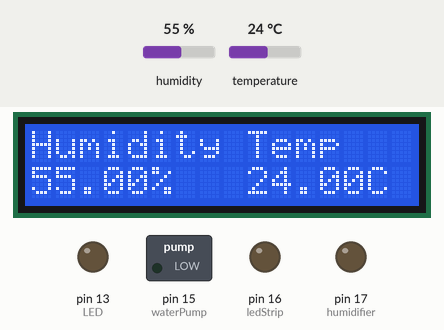
The sketch below on a simulated Arduino Uno, built with avr-gcc and run on an emulated ATmega328P. Shown: 16×2 character LCD, switched loads named in the sketch (green lamp = pin HIGH), output pins drawn as LEDs (lit = HIGH). Inputs (shaded band) come from the test bench; at power-on: temperature 24 °C, humidity 55 %.

Above: at 1.2 s.
1.3 s: temperature set to 0 °C
At 3.4 s:
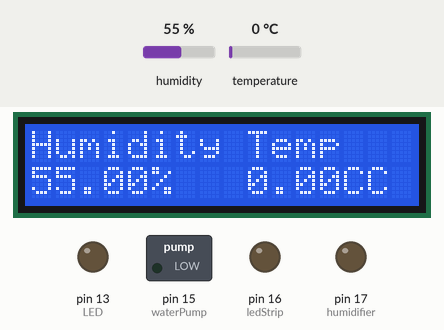
4.5 s: humidity set to 22 %
At 7.6 s:
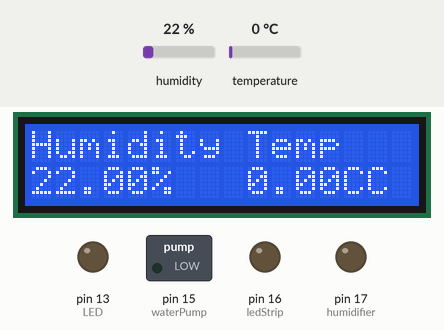
8.5 s: humidity set to 40 %
At 11.8 s:
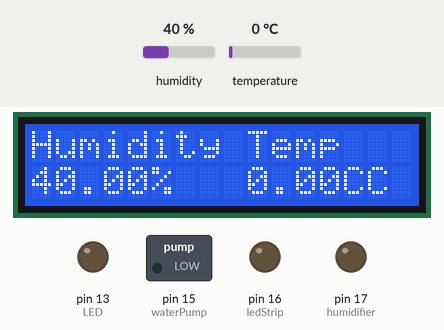
12.5 s: temperature set to 12 °C
At 38.4 s:
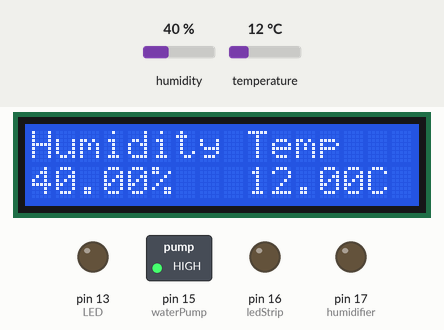
Timing chart, 0 to 39.5 s (numbered marks = the images above; inputs shaded):
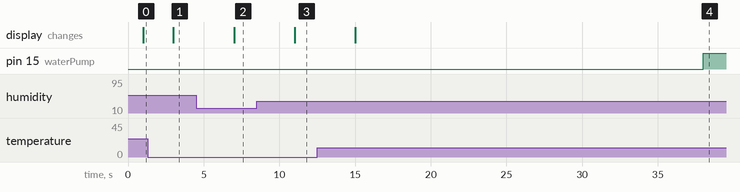

Measured:
- after the input at 1.3 s, the display: changes after 1.7 s (image 1)
- after the input at 4.5 s, the display: changes after 2.5 s (image 2)
- after the input at 8.5 s, the display: changes after 2.5 s (image 3)
- after the input at 12.5 s, the display: changes after 2.5 s (image 4)

The sketch:

automatedMushroomGrowingBox.ino
```cpp
// list of tasks

// 1. Lights turn off after 12 hours and stay on for 12 hours (Done)
// 2. Water is pumped into the monotub 3 times a day for XX minutes (Done)
// 3. Fans come on after the water is pumped in and stay on for 30 seconds (Done)
// 4. Humidity controller comes on when the humidity drops bellow 80% (Done)


// * list of sensors*//
    const int ledStrip = 16;// Define pin value in brackets
        const int waterPump = 15; // Define pin value in brackets
         const int fans = 16; // Define pin value in brackets
            const int humidifier = 17; // Define pin
              int sensorPin = A0; // select the input pin for LDR
                int LED = 13;
                    int sensorValue = 0; // variable to store the value coming from the sensor
                        int interval=1000;

// Variables for the sensors
#include "DHT.h"
    #define Type DHT11
        int sensePin=A0;
          DHT HT(sensePin,Type);
              float humidity;
                float tempC;
                  float tempF;
                    int setTime=500;
                      int dt=1000;

//*Variables for the timers* //
 unsigned const long eventTime_1_LDR = 43200000; // (60000ms * 60 = 3,600,000 * 12 = 43,200,000) LED Strips
      unsigned long startTime = 0; // Water Pump
        unsigned long startTimeFans = 0;


 // previous Millis values for humidity loop
unsigned long previousMillis=0;
    unsigned long previousTime_1 = 0;
        unsigned long previousTime_3 = 0;

 // Time on and off for water pump
   unsigned long offDuration = 5000; // Period of time the water pump stays off for
      unsigned long onDuration = 8000; // Period of time the water pump stays on for

   // Previous Millis values for fans loop
   // Time on and off for fans
      unsigned long offDurationFans = 28800000;
        unsigned long onDurationFans = onDuration + 30000;


 //library code:
#include <LiquidCrystal.h>


// Millis define functions
#define LCDrefresh 1000

// Pin values for LCD display
LiquidCrystal lcd(12, 11, 5, 4, 3, 2);


    void setup() {
      pinMode(ledStrip, OUTPUT);
        pinMode(waterPump, OUTPUT);
            pinMode(fans, OUTPUT);
              pinMode(humidifier, OUTPUT);
                Serial.begin(9600);
                 pinMode(sensorPin, OUTPUT); // Output for pin
                     pinMode(LED, OUTPUT);  // Output for pin
                        pinMode(sensorPin, INPUT); // input for pin

 HT.begin();

lcd.autoscroll();
// set up the LCD's number of columns and rows:
  lcd.begin(16, 2);
  // Print a message to the LCD.
  lcd.print("Humidity Temp");


    }


    void loop() {

// Millis loop for lights (in1)
      unsigned long currentTime = millis();
      if(currentTime - previousTime_1 >= eventTime_1_LDR) {
             digitalWrite(ledStrip, !digitalRead(ledStrip)); // Lights are on for 12 hours

           previousTime_1 = currentTime;
}

humidity=HT.readHumidity();
tempC=HT.readTemperature();
tempF=HT.readTemperature(true);

// Millis loop for humidity sensor displaying on screen
  unsigned long currentMillis = millis();
   if ((unsigned long)(currentMillis - previousMillis) >= interval) {
     lcd.setCursor(0, 10);
      // print the number of seconds since reset:
        lcd.print(humidity);
        lcd.print("%   ");
        lcd.print(tempC);
        lcd.print("C");

        // Use the snapshot to set track time until next event
      previousMillis = currentMillis;
    }


// millis loop for fans (in3)
      if(digitalRead(15) == LOW)
{

  //4000m - 15000
    if(millis() - startTimeFans >= onDurationFans)
    {
        startTimeFans += onDurationFans;
        digitalWrite(15, HIGH);
    }
}
else
{
    if(millis() - startTimeFans >= offDurationFans)
    {
        startTimeFans += offDurationFans;
        digitalWrite(15, LOW);
    }
}


    }
```
